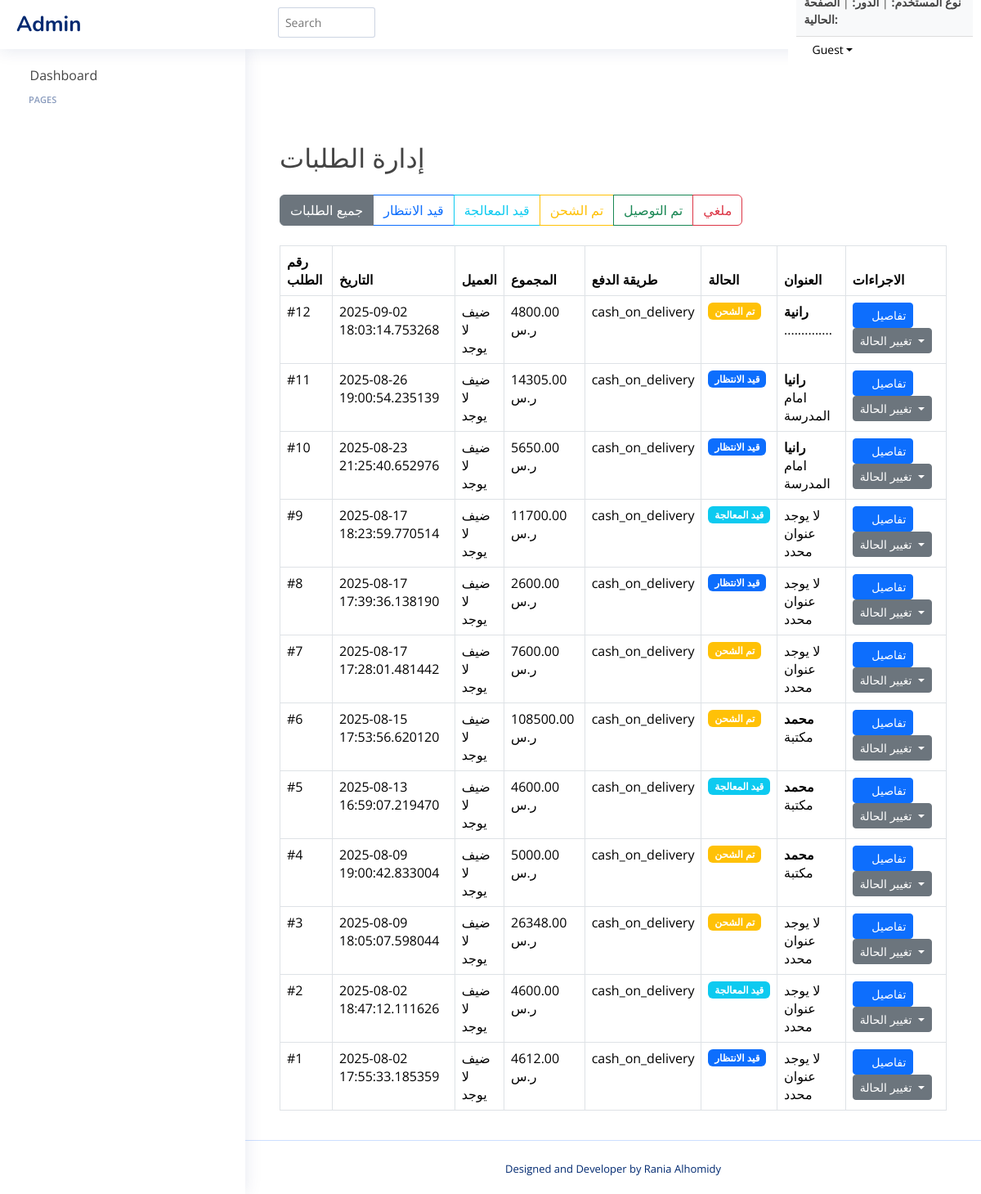
Before: /admin/orders with the older database file.
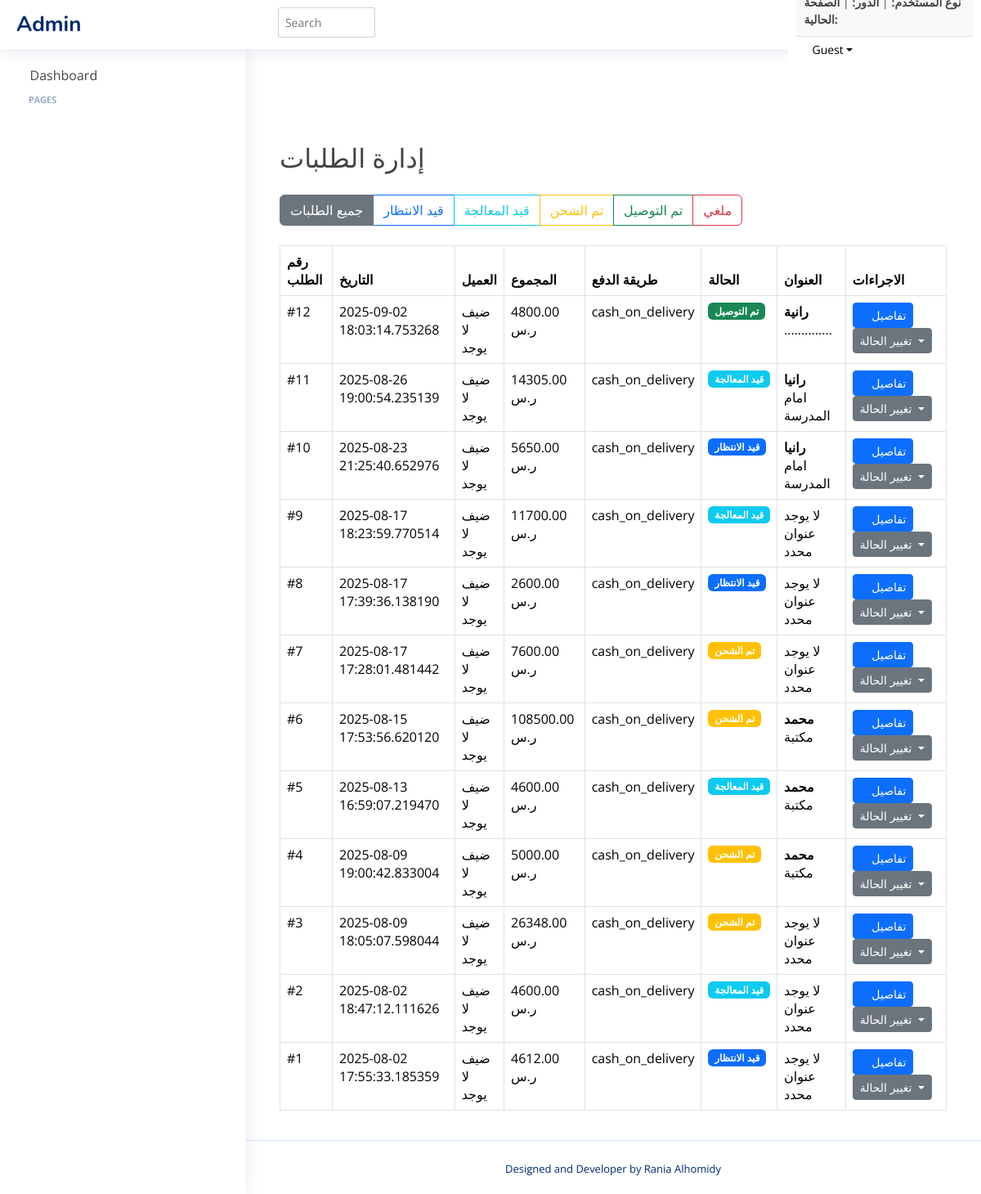
After: the same page with the newer database file.
### tables this page shows
CREATE TABLE orders (
    id INTEGER PRIMARY KEY AUTOINCREMENT,
    user_id INTEGER NOT NULL,
    total_price REAL NOT NULL,
    status TEXT CHECK(status IN ('قيد الانتظار', 'قيد المعالجة', 'تم الشحن', 'تم التوصيل', 'ملغي')) DEFAULT 'قيد الانتظار',
    created_at TIMESTAMP DEFAULT CURRENT_TIMESTAMP,
    updated_at TIMESTAMP DEFAULT CURRENT_TIMESTAMP,
    delivery_address_id INTEGER,
    payment_method TEXT,
    FOREIGN KEY (delivery_address_id) REFERENCES cust_addresses(id) ON DELETE SET NULL
);

CREATE TABLE cust_addresses (
    id INTEGER PRIMARY KEY AUTOINCREMENT,
    user_id INTEGER NOT NULL,
    address_type TEXT,                -- نوع العنوان (مثل: 'المنزل', 'العمل', 'أخرى')
    recipient_name TEXT,              -- اسم المستلم لهذا العنوان
    recipient_phone TEXT NOT NULL,    -- رقم هاتف المستلم (مطلوب)
    city TEXT NOT NULL,               -- المدينة (مطلوب)
    region TEXT,                      -- المنطقة أو الحي
    full_address_description TEXT NOT NULL, -- الوصف التفصيلي للعنوان (مطلوب)
    latitude REAL,                    -- إحداثيات خط العرض (اختياري، للخرائط)
    longitude REAL,                   -- إحداثيات خط الطول (اختياري، للخرائط)
    is_default INTEGER DEFAULT 0,     -- 1 إذا كان العنوان افتراضيًا، 0 خلاف ذلك
    created_at TIMESTAMP DEFAULT CURRENT_TIMESTAMP, -- وقت إنشاء السجل
    updated_at TIMESTAMP DEFAULT CURRENT_TIMESTAMP, -- وقت آخر تحديث للسجل

    FOREIGN KEY (user_id) REFERENCES users(id) ON DELETE CASCADE
    -- هذا السطر يفترض وجود جدول 'users' وأن عمود المعرف فيه اسمه 'id'.
    -- ON DELETE CASCADE يعني إذا تم حذف المستخدم، تُحذف جميع عناوينه تلقائياً.
);

### order_routes.py (the view)
@order_bp.route('/admin/orders')
def admin_orders():
    status_filter = request.args.get('status', 'all')
    conn = get_db_connection()
    orders = []
    try:
        query = '''
            SELECT
                o.id AS order_id,
                o.total_price,
                o.status,
                o.created_at,
                o.payment_method,
                u.name AS username,  -- جلب اسم المستخدم
                u.num AS phone_number,  -- جلب رقم الهاتف
                ca.recipient_name AS recipient_name,
                ca.full_address_description AS full_address_description
            FROM orders o
            LEFT JOIN users u ON o.user_id = u.id
            LEFT JOIN cust_addresses ca ON o.delivery_address_id = ca.id
        '''
        params = []
        if status_filter != 'all':
            query += " WHERE o.status = ?"
            params.append(status_filter)
        query += " ORDER BY o.created_at DESC"
        orders = conn.execute(query, tuple(params)).fetchall()
    except sqlite3.Error as e:
        print(f"Database error in admin_orders: {e}")
        flash("حدث خطأ في قاعدة البيانات أثناء جلب الطلبات.", "danger")
    finally:
        conn.close()
    return render_template('admin/admin_orders.html', orders=orders, current_status=status_filter)

### app.py (called while the page is built)
def get_db_connection():
    conn = sqlite3.connect('database/Eshop.db') # أو sqlite3.connect(app.config['DATABASE'])
    conn.row_factory = sqlite3.Row
    return conn

@app.context_processor
def inject_categories():
    conn = get_db_connection()
    cursor = conn.cursor()
    try:
        cursor.execute("""
            SELECT id, name, parent_id, image
            FROM category
            WHERE parent_id IS NULL
            ORDER BY name
        """)
        main_categories = cursor.fetchall()
        cursor.execute("SELECT id, name, parent_id, image FROM category ORDER BY name")
        all_categories = cursor.fetchall()
        return {
            'main_categories': main_categories,
            'all_categories': all_categories
        }
    finally:
        conn.close()

@app.context_processor
def inject_sellers():
    conn = get_db_connection()
    sellers = conn.execute('SELECT id, store_name FROM sellers').fetchall()
    conn.close()
    return dict(sellers=sellers)

### order_routes.py (called while the page is built)
def get_db_connection():
    conn = sqlite3.connect('database/Eshop.db')
    conn.row_factory = sqlite3.Row
    return conn

### templates/admin/admin_orders.html (shortened to what the changed rows need)
{% include 'admin/header.html' %}
<main id="main" class="main">
    <div class="container mt-4">
        <h2 class="mb-4">إدارة الطلبات</h2>
        <div class="table-responsive">
            <table class="table table-bordered table-hover">
                <thead class="thead-dark">
                    <tr>
                        <th>رقم الطلب</th>
                        <th>التاريخ</th>
                        <th>العميل</th>
                        <th>المجموع</th>
                        <th>طريقة الدفع</th>
                        <th>الحالة</th>
                        <th>العنوان</th>
                        <th>الاجراءات</th>
                    </tr>
                </thead>
                <tbody>
                    {% for order in orders %}
                    <tr>
                        <td>#{{ order.order_id }}</td>
                        <td>{{ order.created_at }}</td>
                        <td>
                            {% if order.username %}{{ order.username }}{% else %}ضيف{% endif %}<br>
                            {% if order.phone_number %}{{ order.phone_number }}{% else %}لا يوجد{% endif %}
                        </td>
                        <td>{{ "%.2f"|format(order.total_price) }} ر.س</td>
                        <td>{{ order.payment_method }}</td>
                        <td>
                            <span class="badge
                                {% if order.status == 'تم التوصيل' %}bg-success
                                {% elif order.status == 'ملغي' %}bg-danger
                                {% elif order.status == 'تم الشحن' %}bg-warning
                                {% elif order.status == 'قيد المعالجة' %}bg-info
                                {% else %}bg-primary{% endif %}">
                                {{ order.status }}
                            </span>
                        </td>
                        <td>
                            {% if order.recipient_name %}
                                <strong>{{ order.recipient_name }}</strong><br>
                                {{ order.full_address_description }}
                            {% else %}
                                لا يوجد عنوان محدد
                            {% endif %}
                        </td>
                        <td>
                            <a href="{{ url_for('order.admin_order_details', order_id=order.order_id) }}"
                                class="btn btn-sm btn-primary">
                                <i class="fas fa-eye"></i> تفاصيل
                            </a>
                            <div class="dropdown d-inline-block">
                                <button class="btn btn-sm btn-secondary dropdown-toggle" type="button"
                                    data-bs-toggle="dropdown">
                                    تغيير الحالة
                                </button>
                            </div>
                        </td>
                    </tr>
                    {% endfor %}
                </tbody>
            </table>
        </div>
    </div>
</main>
{% include 'admin/footer.html' %}

Changed rows visible on the page:
changed orders "رانية": status "تم الشحن" → "تم التوصيل"
changed orders id 11: status "قيد الانتظار" → "قيد المعالجة"
